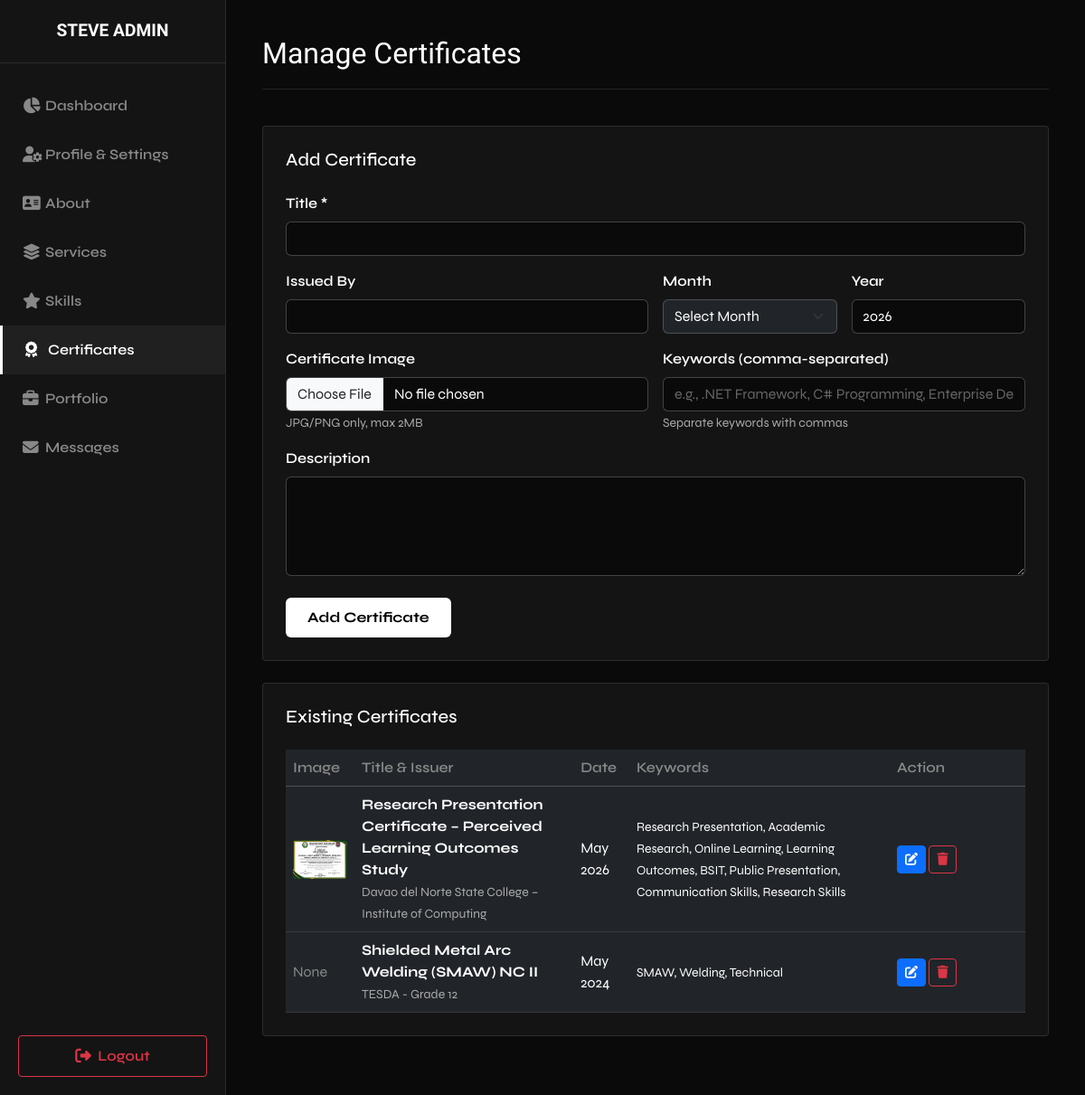
/admin/index?page=certificates (signed in), run on an earlier commit of the app's database.
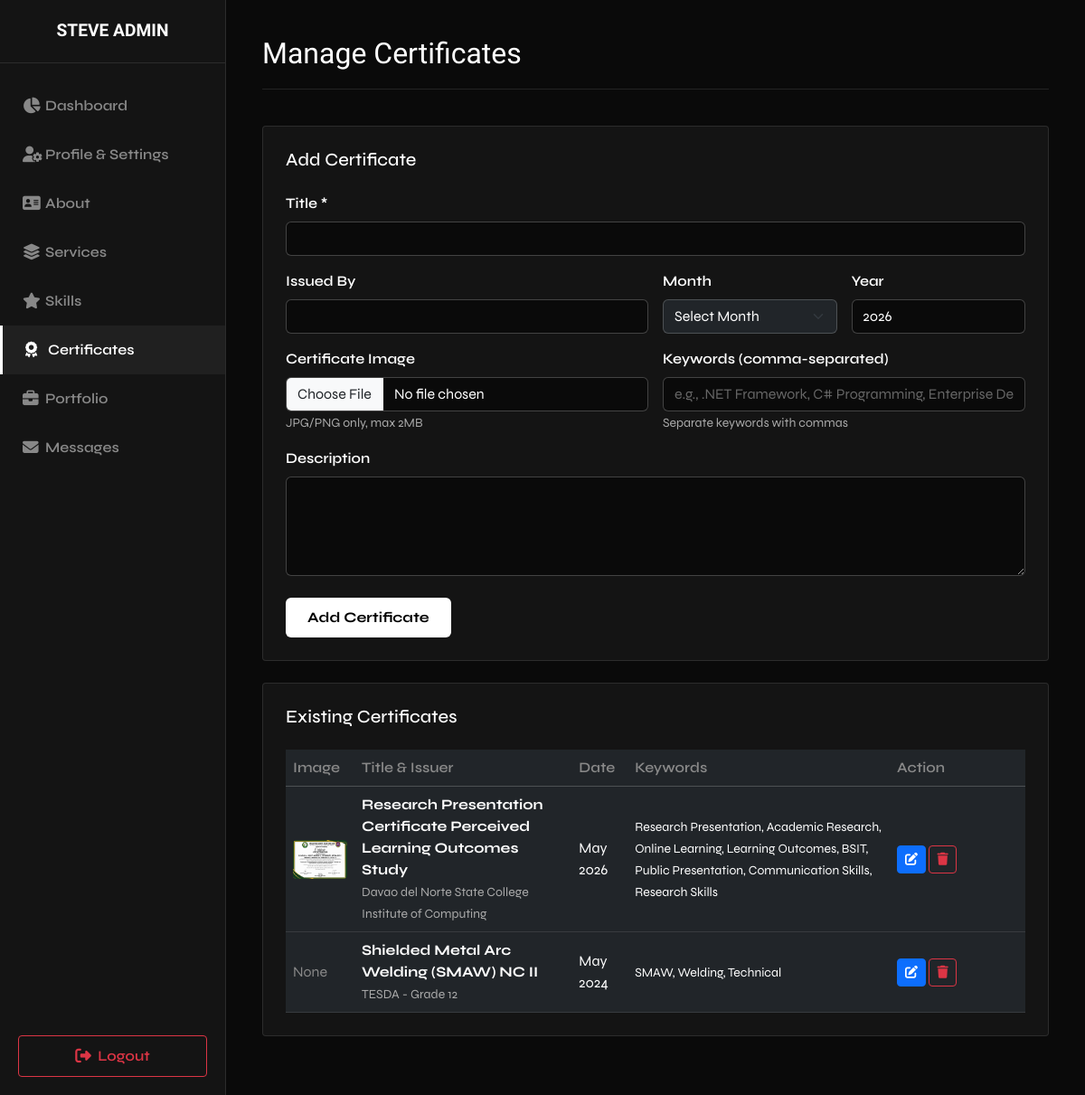
And on a later commit of the database.
### tables this page shows
CREATE TABLE `certificates` (
  `id` int(11) NOT NULL,
  `title` varchar(100) DEFAULT NULL,
  `issuer` varchar(100) DEFAULT NULL,
  `month` varchar(20) DEFAULT NULL,
  `year` varchar(10) DEFAULT NULL,
  `image` varchar(255) DEFAULT NULL,
  `keywords` varchar(255) DEFAULT NULL,
  `description` text DEFAULT NULL
);

### admin/pages/certificates.php (the view, shortened to what this page needs)
<?php
$certificates = $conn->query("SELECT * FROM certificates ORDER BY id DESC");
?>
<div class="admin-header">
    <h2 class="admin-title">Manage Certificates</h2>
</div>
<div class="card-admin mb-4">
    <h5 class="mb-4">Add Certificate</h5>
    <form method="POST" enctype="multipart/form-data">
        <div class="row g-3">
            <div class="col-12">
                <label class="text-white mb-2">Title *</label>
                <input type="text" name="title" class="form-control" required>
            </div>
            <div class="col-md-6">
                <label class="text-white mb-2">Issued By</label>
                <input type="text" name="issuer" class="form-control">
            </div>
            <div class="col-md-3">
                <label class="text-white mb-2">Month</label>
                <select name="month" class="form-select text-white bg-dark">
                    <option value="">Select Month</option>
                </select>
            </div>
            <div class="col-md-3">
                <label class="text-white mb-2">Year</label>
                <input type="text" name="year" class="form-control" value="<?= date('Y') ?>">
            </div>
            <div class="col-md-6 mt-3">
                <label class="text-white mb-2">Certificate Image</label>
                <input type="file" name="image" class="form-control" accept=".jpg,.jpeg,.png">
                <small class="text-secondary">JPG/PNG only, max 2MB</small>
            </div>
            <div class="col-md-6 mt-3">
                <label class="text-white mb-2">Keywords (comma-separated)</label>
                <input type="text" name="keywords" class="form-control" placeholder="e.g., .NET Framework, C# Programming, Enterprise Development">
                <small class="text-secondary">Separate keywords with commas</small>
            </div>
            <div class="col-12 mt-3">
                <label class="text-white mb-2">Description</label>
                <textarea name="description" class="form-control" rows="4"></textarea>
            </div>
            <div class="col-12 mt-4">
                <button type="submit" name="add_cert" class="btn btn-solid px-4">Add Certificate</button>
            </div>
        </div>
    </form>
</div>
<div class="card-admin">
    <h5 class="mb-4">Existing Certificates</h5>
    <div class="table-responsive">
        <table class="table table-dark table-hover mb-0">
            <thead>
                <tr>
                    <th>Image</th>
                    <th>Title & Issuer</th>
                    <th>Date</th>
                    <th>Keywords</th>
                    <th width="150">Action</th>
                </tr>
            </thead>
            <tbody>
                <?php if($certificates && $certificates->num_rows > 0): ?>
                    <?php while($row = $certificates->fetch_assoc()): ?>
                        <tr>
                            <td>
                                <?php if($row['image']): ?>
                                    <img src="../assets/images/<?= $row['image'] ?>" width="60" style="border-radius:4px;">
                                <?php else: ?>
                                    <span class="text-muted">None</span>
                                <?php endif; ?>
                            </td>
                            <td>
                                <strong><?= htmlspecialchars($row['title']) ?></strong><br>
                                <small class="text-secondary"><?= htmlspecialchars($row['issuer']) ?></small>
                            </td>
                            <td><?= htmlspecialchars($row['month'] . ' ' . $row['year']) ?></td>
                            <td><small><?= htmlspecialchars($row['keywords']) ?></small></td>
                            <td>
                                <button type="button" class="btn btn-sm btn-primary" data-bs-toggle="modal" data-bs-target="#editCertModal<?= $row['id'] ?>"><i class="fas fa-edit"></i></button>
                                <form method="POST" class="d-inline" onsubmit="return confirm('Delete this certificate?');">
                                    <button type="submit" name="delete_cert" class="btn btn-sm btn-danger-outline"><i class="fas fa-trash"></i></button>
                                </form>
                            </td>
                        </tr>
                    <?php endwhile; ?>
                <?php else: ?>
                    <tr><td colspan="5" class="text-center text-muted py-3">No certificates added yet.</td></tr>
                <?php endif; ?>
            </tbody>
        </table>
    </div>
</div>

What changed in the data, as far as the page shows it:
changed certificates: title "Research Presentation Certificate – Perceived Learning Outcomes Study" → "Research Presentation Certificate Perceived Learning Outcomes Study"; issuer "Davao del Norte State College – Institute of Computing" → "Davao del Norte State College Institute of Computing"
